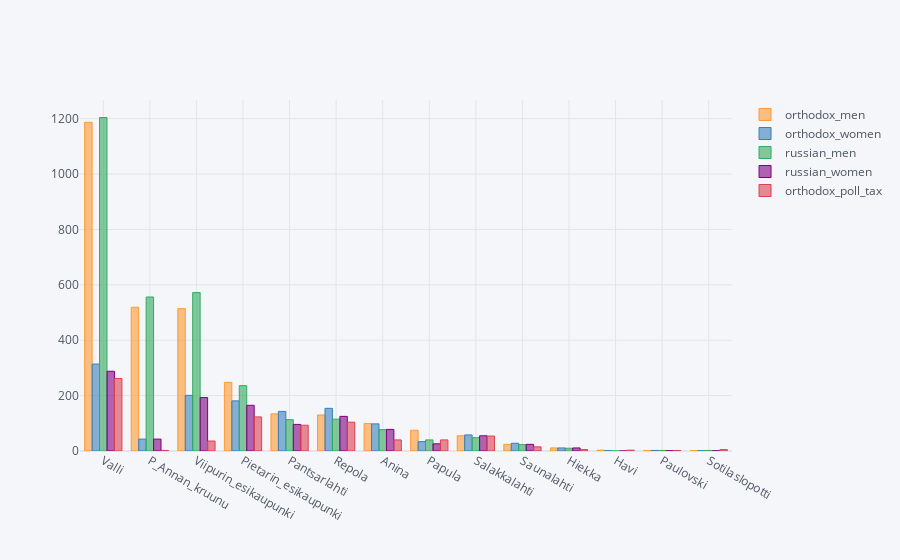

The cell this chart's notebook holds for it:
### Code cell
districts[[
    'orthodox_men',
    'orthodox_women',
    'russian_men',
    'russian_women',
    'orthodox_poll_tax',
]].sort_values(by='orthodox_men', ascending=False).iplot(
    # title="Venäläinen ja ortodoksinen väestö sukupuolittain",
    kind="bar",
)

### Figure 1 — Plotly figure (JSON) as saved in the notebook; plotly's stock layout.template omitted (floating-point values rounded to 4 significant figures)
{"data": [{"marker": {"color": "rgba(255, 153, 51, 0.6)", "line": {"color": "rgba(255, 153, 51, 1.0)", "width": 1}}, "name": "orthodox_men", "orientation": "v", "text": "", "x": ["Valli", "P_Annan_kruunu", "Viipurin_esikaupunki", "Pietarin_esikaupunki", "Pantsarlahti", "Repola", "Anina", "Papula", "Salakkalahti", "Saunalahti", "Hiekka", "Havi", "Paulovski", "Sotilaslopotti"], "y": [1187, 519, 514, 248, 134, 130, 99, 75, 55, 24, 11, 3, 2, 1], "type": "bar"}, {"marker": {"color": "rgba(55, 128, 191, 0.6)", "line": {"color": "rgba(55, 128, 191, 1.0)", "width": 1}}, "name": "orthodox_women", "orientation": "v", "text": "", "x": ["Valli", "P_Annan_kruunu", "Viipurin_esikaupunki", "Pietarin_esikaupunki", "Pantsarlahti", "Repola", "Anina", "Papula", "Salakkalahti", "Saunalahti", "Hiekka", "Havi", "Paulovski", "Sotilaslopotti"], "y": [314, 43, 201, 181, 143, 154, 98, 34, 58, 28, 11, 1, 2, 1], "type": "bar"}, {"marker": {"color": "rgba(50, 171, 96, 0.6)", "line": {"color": "rgba(50, 171, 96, 1.0)", "width": 1}}, "name": "russian_men", "orientation": "v", "text": "", "x": ["Valli", "P_Annan_kruunu", "Viipurin_esikaupunki", "Pietarin_esikaupunki", "Pantsarlahti", "Repola", "Anina", "Papula", "Salakkalahti", "Saunalahti", "Hiekka", "Havi", "Paulovski", "Sotilaslopotti"], "y": [1204, 556, 572, 236, 113, 115, 77, 40, 48, 23, 10, 0, 2, 2], "type": "bar"}, {"marker": {"color": "rgba(128, 0, 128, 0.6)", "line": {"color": "rgba(128, 0, 128, 1.0)", "width": 1}}, "name": "russian_women", "orientation": "v", "text": "", "x": ["Valli", "P_Annan_kruunu", "Viipurin_esikaupunki", "Pietarin_esikaupunki", "Pantsarlahti", "Repola", "Anina", "Papula", "Salakkalahti", "Saunalahti", "Hiekka", "Havi", "Paulovski", "Sotilaslopotti"], "y": [288, 43, 193, 165, 96, 125, 78, 26, 55, 24, 11, 0, 1, 1], "type": "bar"}, {"marker": {"color": "rgba(219, 64, 82, 0.6)", "line": {"color": "rgba(219, 64, 82, 1.0)", "width": 1}}, "name": "orthodox_poll_tax", "orientation": "v", "text": "", "x": ["Valli", "P_Annan_kruunu", "Viipurin_esikaupunki", "Pietarin_esikaupunki", "Pantsarlahti", "Repola", "Anina", "Papula", "Salakkalahti", "Saunalahti", "Hiekka", "Havi", "Paulovski", "Sotilaslopotti"], "y": [262, 2, 36, 123, 93, 104, 40, 40, 54, 15, 5, 3, 2, 5], "type": "bar"}], "layout": {"legend": {"bgcolor": "#F5F6F9", "font": {"color": "#4D5663"}}, "paper_bgcolor": "#F5F6F9", "plot_bgcolor": "#F5F6F9", "title": {"font": {"color": "#4D5663"}}, "xaxis": {"gridcolor": "#E1E5ED", "showgrid": true, "tickfont": {"color": "#4D5663"}, "title": {"font": {"color": "#4D5663"}, "text": ""}, "zerolinecolor": "#E1E5ED"}, "yaxis": {"gridcolor": "#E1E5ED", "showgrid": true, "tickfont": {"color": "#4D5663"}, "title": {"font": {"color": "#4D5663"}, "text": ""}, "zerolinecolor": "#E1E5ED"}}}
